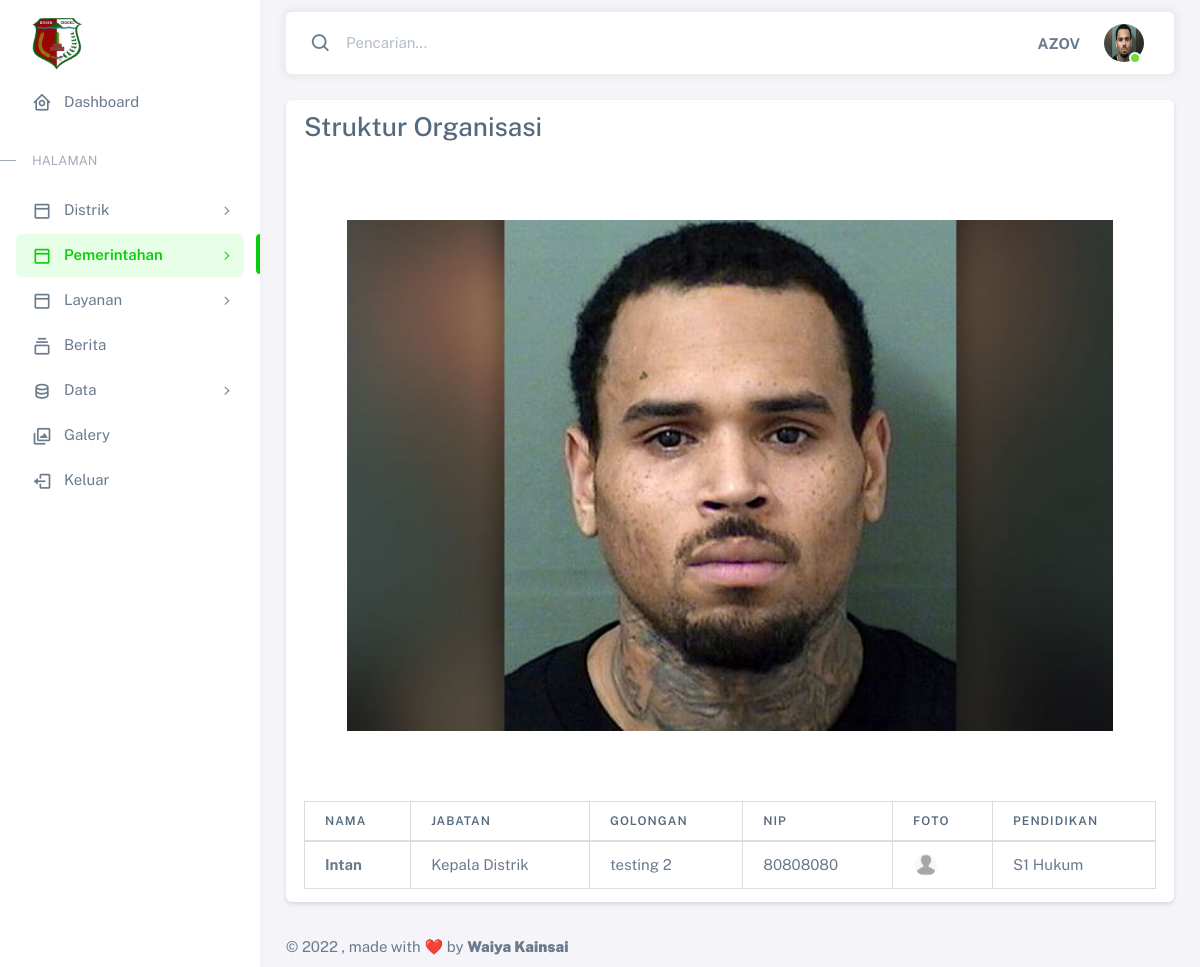
/panel/organisasi/ (signed in), run on the app's committed database.
### panel/models.py (models this page shows)
class UserProfile(models.Model):
    user = models.OneToOneField(User, on_delete=models.CASCADE)
    first_name = models.CharField(max_length=100, null=True)
    last_name = models.CharField(max_length=100, null=True)
    phone = models.CharField(max_length=12, null=True)
    foto = models.ImageField(blank=True, null=True, upload_to="image/")

### pemerintah/models.py (models this page shows, shortened)
class Organisasi(models.Model):
    judul = models.CharField(max_length=100)
    gambar = models.ImageField(blank=True, null=True, upload_to="image/")

class Pemerintah(models.Model):
    opsi = (
        ('camat', 'CAMAT'),
        ('sekretaris', 'SEKRETARIS'),
        ('subag', 'SUBAG'),
    )
    nama = models.CharField(max_length=100)
    golongan = models.CharField(max_length=100)
    jabatan = models.CharField(max_length=100)
    struktur_organisasi = models.CharField(max_length=30, choices=opsi, null=True)
    nip = models.CharField(max_length=20,null=True)
    pendidikan = models.CharField(max_length=50,null=True)
    foto = models.ImageField(blank=True, null=True, upload_to="image/")

### panel/views.py (the view)
# urls.py: path('organisasi/',views.organisasi, name='organisasi'),
@login_required(login_url='panel:login')
def organisasi(request):
    groupcheck = Group.objects.get(name= 'admin')
    camat = Pemerintah.objects.get(struktur_organisasi='camat')
    organisasi = Organisasi.objects.all()
    context = {
        'title' : 'Panel | Struktur Organisasi',
        'judul' : 'Struktur Organisasi Pemerintahan Distrik',
        'organisasi': organisasi,
        'camat': camat,
        'groupcheck': groupcheck,
    }
    return render(request, 'panel/organisasi.html', context)

### templates/panel/organisasi.html (shortened to what this page needs)
{% extends '../adminbase.html' %}
{% load static %}
{% block content %}
<div>
    {% for organisasi in organisasi %}
    <div class="card accordion-item active">
        <h2 class="accordion-header" id="headingOne">
          <div
            class="accordion-button"
            aria-expanded="true"
            aria-controls="accordionOne"
          >
          <h3>{{ organisasi.judul }}</h3>
          </div>
        </h2>
        <div
          id="accordionOne"
          class="accordion-collapse collapse show"
          data-bs-parent="#accordionExample"
        >
          <div class="accordion-body">
            {% if organisasi.gambar %}
            <center><img class="organisasi-img" src="{{ organisasi.gambar.url }}" alt="Gambar Struktur Organisasi"></center>
            {% else %}
            <center><img class="organisasi-img" src="{% static 'img/logo.png' %}" alt="Gambar Struktur Organisasi"></center>
            {% endif %}
            <div>
                <div class="table-responsive text-nowrap">
                    <table class="table table-bordered">
                      <thead>
                        <tr>
                          <th>Nama</th>
                          <th>Jabatan</th>
                          <th>Golongan</th>
                          <th>Nip</th>
                          <th>Foto</th>
                          <th>Pendidikan</th>
                        </tr>
                      </thead>
                      <tbody>
                        {% if camat %}
                        <tr>
                          <td>
                             <strong>{{camat.nama}}</strong>
                          </td>
                          <td>Kepala Distrik</td>
                          <td><span>{{camat.golongan}}</span></td>
                          <td><span>{{camat.nip}}</span></td>
                          <td>
                            <ul class="list-unstyled users-list m-0 avatar-group d-flex align-items-center">
                              <li
                                data-bs-toggle="tooltip"
                                data-popup="tooltip-custom"
                                data-bs-placement="top"
                                class="avatar avatar-xs pull-up"
                                title="Foto Profil {{ camat.nama }}"
                              >
                              {% if camat.foto %}
                              <img src="{{camat.foto.url}}" alt="foto profil" class="rounded-circle" />
                                {% else %}
                                <img src="{% static 'img/user_blank.png' %}" alt="foto profil" class="rounded-circle" />
                              {% endif %}
                              </li>
                            </ul>
                          </td>
                          <td><span>{{camat.pendidikan}}</span></td>
                        </tr>
                        {% endif %}
                      </tbody>
                    </table>
                  </div>
            </div>
          </div>
        </div>
    </div>
    {% endfor %}
</div>
{% endblock content %}

### templates/adminbase.html (shortened to what this page needs)
{% load static %}
<!DOCTYPE html>
<html
  lang="en"
  class="light-style layout-menu-fixed"
  dir="ltr"
  data-theme="theme-default"
  data-assets-path="../assets/"
  data-template="vertical-menu-template-free"
>
  <head>
    <link rel="stylesheet" href=" {% static 'vendor/fonts/boxicons.css' %}" />
    <link rel="stylesheet" href="{% static 'vendor/css/core.css' %}" class="template-customizer-core-css" />
    <link rel="stylesheet" href="{% static 'vendor/css/theme-default.css' %}" class="template-customizer-theme-css" />
    <link rel="stylesheet" href="{% static 'vendor/css/organisasi.css' %}" class="template-customizer-theme-css" />
    <link rel="stylesheet" href="{% static 'css/demo.css' %}" />
    <link rel="stylesheet" href="{% static 'vendor/libs/perfect-scrollbar/perfect-scrollbar.css' %}" />
    <link rel="stylesheet" href="{% static 'vendor/libs/apex-charts/apex-charts.css' %}" />
  </head>
  <body onload="startTime()">
    <div class="layout-wrapper layout-content-navbar">
      <div class="layout-container">
        {% include 'panel/admin_menu.html' %}
        <div class="layout-page">
          <nav
            class="layout-navbar container-xxl navbar navbar-expand-xl navbar-detached align-items-center bg-navbar-theme"
            id="layout-navbar"
          >
            <div class="navbar-nav-right d-flex align-items-center" id="navbar-collapse">
              <div class="navbar-nav align-items-center">
                <div class="nav-item d-flex align-items-center">
                  <i class="bx bx-search fs-4 lh-0"></i>
                  <input
                    type="text"
                    class="form-control border-0 shadow-none"
                    placeholder="Pencarian..."
                    aria-label="Search..."
                  />
                </div>
              </div>
              <ul class="navbar-nav flex-row align-items-center ms-auto">
                <li class="nav-item lh-1 me-3">
                  <strong >{{request.user|upper}}</strong>
                </li>
                <li class="nav-item navbar-dropdown dropdown-user dropdown">
                  <a class="nav-link dropdown-toggle hide-arrow" href="javascript:void(0);" data-bs-toggle="dropdown">
                    <div class="avatar avatar-online">
                      {% if request.user.userprofile.foto %}
                      <img src="{{ request.user.userprofile.foto.url }}" alt class="w-px-40 h-saja rounded-circle" />
                      {% else %}
                      <img src="{% static 'img/user_blank.png' %}" alt class="w-px-40 h-auto rounded-circle" />
                      {% endif %}
                    </div>
                  </a>
                </li>
              </ul>
            </div>
          </nav>
          <div class="content-wrapper">
            <div class="container-xxl flex-grow-1 container-p-y">
            {% block content %}
            {% endblock content %}
            </div>
            <footer class="content-footer footer bg-footer-theme">
              <div class="container-xxl d-flex flex-wrap justify-content-between py-2 flex-md-row flex-column">
                <div class="mb-2 mb-md-0">
                  ©
                  , made with ❤️ by
                  <a href="#" target="_blank" class="footer-link fw-bolder">Waiya Kainsai</a>
                </div>
              </div>
            </footer>
          </div>
        </div>
      </div>
    </div>
  </body>
</html>

### data on the page
Organisasi: judul "Struktur Organisasi", gambar (picture)
Pemerintah: nama "Intan", golongan "testing 2", nip "80808080", pendidikan "S1 Hukum"

### other printed values
{{ request.user|upper }} "AZOV"
